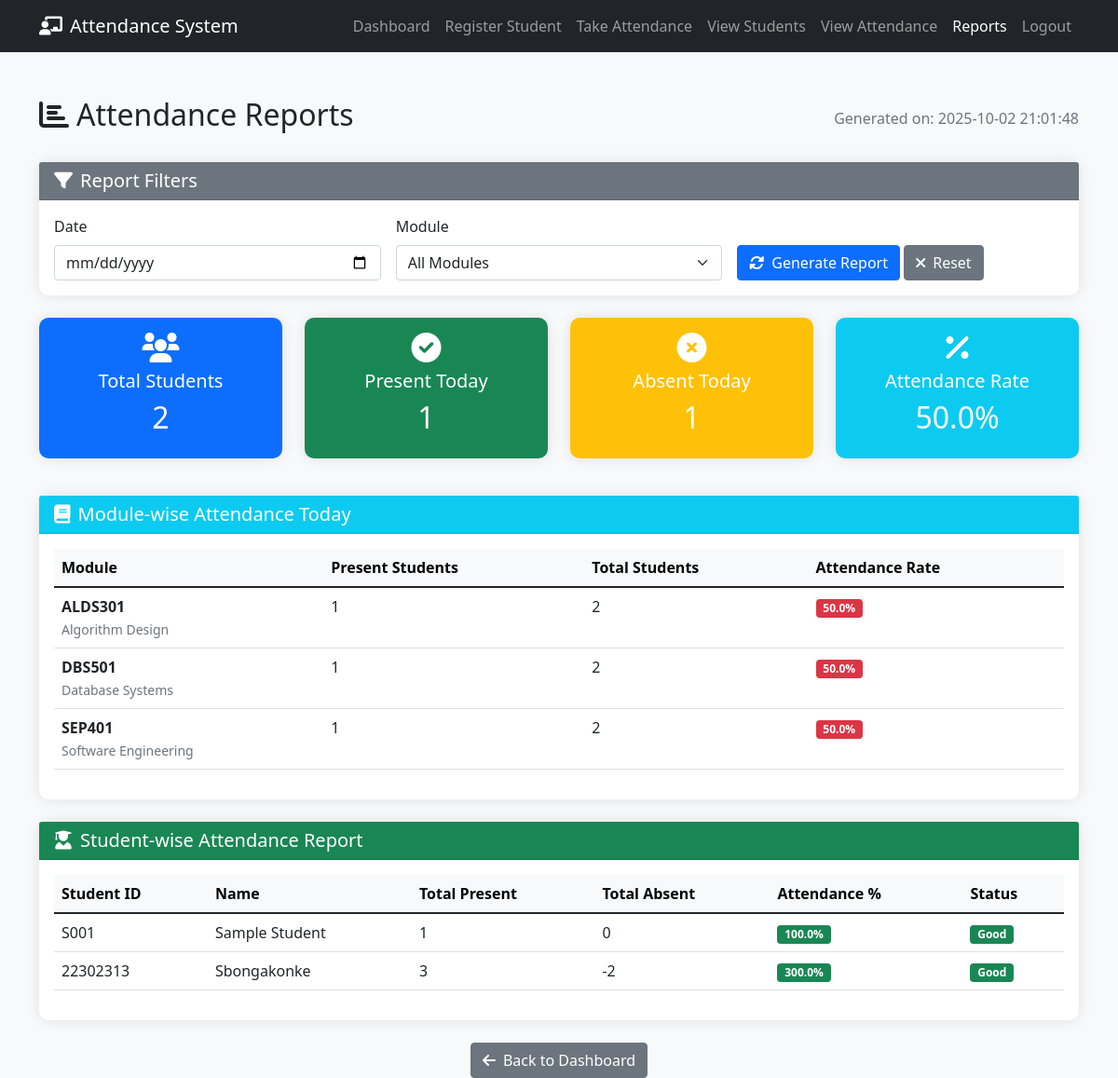
The app's page /view_report (signed in) with its own data.
### tables this page shows
CREATE TABLE attendance (
            id INTEGER PRIMARY KEY AUTOINCREMENT, 
            student_id TEXT, 
            date TEXT, 
            time TEXT, 
            module_code TEXT,
            FOREIGN KEY (student_id) REFERENCES students (student_id)
        );

CREATE TABLE students (
            id INTEGER PRIMARY KEY AUTOINCREMENT,
            student_id TEXT UNIQUE NOT NULL, 
            name TEXT NOT NULL, 
            mobile TEXT NOT NULL, 
            password TEXT NOT NULL,
            photo_path TEXT,
            face_encoding BLOB,
            created_at TIMESTAMP DEFAULT CURRENT_TIMESTAMP
        );

### app.py (the view)
@app.route("/view_report")
@lecturer_required
def view_report():
    module_filter = request.args.get('module_filter', '')
    date_filter = request.args.get('date_filter', '')
    conn = get_db_connection()
    base_where = "1=1"
    params = []
    if module_filter:
        base_where += " AND a.module_code = ?"
        params.append(module_filter)
    if date_filter:
        base_where += " AND a.date = ?"
        params.append(date_filter)
    total_students = conn.execute("SELECT COUNT(*) FROM students").fetchone()[0] or 0
    today = datetime.now().strftime("%Y-%m-%d")
    present_today = conn.execute("SELECT COUNT(DISTINCT student_id) FROM attendance WHERE date=?", (today,)).fetchone()[0] or 0
    absent_today = total_students - present_today if total_students > 0 else 0
    attendance_rate = round((present_today / total_students * 100), 2) if total_students > 0 else 0
    module_summary = conn.execute(f"""
        SELECT module_code, COUNT(DISTINCT student_id) as present_count,
               (SELECT COUNT(*) FROM students) as total_students,
               ROUND(COUNT(DISTINCT student_id) * 100.0 / (SELECT COUNT(*) FROM students), 2) as attendance_rate
        FROM attendance
        WHERE date = ?
        GROUP BY module_code
    """, (today,)).fetchall()
    student_reports_query = f"""
        SELECT s.student_id, s.name,
               COUNT(CASE WHEN {base_where} THEN 1 END) as days_present,
               (SELECT COUNT(DISTINCT date) FROM attendance WHERE {base_where.replace('a.', '')}) as total_days
        FROM students s
        LEFT JOIN attendance a ON s.student_id = a.student_id
        GROUP BY s.student_id, s.name
        ORDER BY s.name
    """
    raw_reports = conn.execute(student_reports_query, params).fetchall()
    student_reports = []
    for report in raw_reports:
        student_id, name, days_present, total_days = report
        total_absent = (total_days - days_present) if total_days > 0 else 0
        attendance_pct = round((days_present / total_days * 100), 2) if total_days > 0 else 0
        student_reports.append((student_id, name, days_present, total_absent, attendance_pct))
    conn.close()
    return render_template("view_report.html",
                           total_students=total_students,
                           present_today=present_today,
                           absent_today=absent_today,
                           attendance_rate=attendance_rate,
                           student_reports=student_reports,
                           module_summary=module_summary,
                           modules=MODULES,
                           selected_module=module_filter,
                           selected_date=date_filter,
                           current_date=datetime.now().strftime("%Y-%m-%d %H:%M:%S"))

### app.py (called while the page is built)
def lecturer_required(f):
    @wraps(f)
    def decorated_function(*args, **kwargs):
        if "lecturer" not in session:
            flash("Lecturer access required", "warning")
            return redirect("/lecturer_login")
        return f(*args, **kwargs)
    return decorated_function

def get_db_connection():
    conn = sqlite3.connect(DB_NAME)
    conn.row_factory = sqlite3.Row
    return conn

### templates/view_report.html (shortened to what this page needs)
<!DOCTYPE html>
<html lang="en">
<head>
    <link href="https://cdn.jsdelivr.net/npm/bootstrap@5.1.3/dist/css/bootstrap.min.css" rel="stylesheet">
    <link rel="stylesheet" href="https://cdnjs.cloudflare.com/ajax/libs/font-awesome/6.0.0/css/all.min.css">
</head>
<body>
    <nav class="navbar navbar-expand-lg navbar-dark bg-dark">
        <div class="container">
            <a class="navbar-brand" href="/dashboard">
                <i class="fas fa-chalkboard-teacher me-2"></i>Attendance System
            </a>
            <div class="navbar-nav ms-auto">
                <a class="nav-link" href="/dashboard">Dashboard</a>
                <a class="nav-link" href="/register_student">Register Student</a>
                <a class="nav-link" href="/attendance">Take Attendance</a>
                <a class="nav-link" href="/view_students">View Students</a>
                <a class="nav-link" href="/view_attendance">View Attendance</a>
                <a class="nav-link active" href="/view_report">Reports</a>
                <a class="nav-link" href="/logout">Logout</a>
            </div>
        </div>
    </nav>
    <div class="container mt-5">
        <div class="row mb-4">
            <div class="col-12">
                <div class="d-flex justify-content-between align-items-center">
                    <h2><i class="fas fa-chart-bar me-2"></i>Attendance Reports</h2>
                    <span class="text-muted">Generated on: {{ current_date }}</span>
                </div>
            </div>
        </div>
        <div class="card mb-4">
            <div class="card-header bg-secondary text-white">
                <h5 class="mb-0"><i class="fas fa-filter me-2"></i>Report Filters</h5>
            </div>
            <div class="card-body">
                <form method="GET" class="row g-3">
                    <div class="col-md-4">
                        <label for="date_filter" class="form-label">Date</label>
                        <input type="date" class="form-control" id="date_filter" name="date_filter" value="{{ selected_date }}">
                    </div>
                    <div class="col-md-4">
                        <label for="module_filter" class="form-label">Module</label>
                        <select class="form-select" id="module_filter" name="module_filter">
                            <option value="">All Modules</option>
                        </select>
                    </div>
                    <div class="col-md-4">
                        <label class="form-label">&nbsp;</label>
                        <div>
                            <button type="submit" class="btn btn-primary">
                                <i class="fas fa-sync-alt me-2"></i>Generate Report
                            </button>
                            <a href="/view_report" class="btn btn-secondary">
                                <i class="fas fa-times me-2"></i>Reset
                            </a>
                        </div>
                    </div>
                </form>
            </div>
        </div>
        <div class="row mb-4">
            <div class="col-md-3 mb-3">
                <div class="card stats-card bg-primary text-white">
                    <div class="card-body text-center">
                        <i class="fas fa-users fa-2x mb-2"></i>
                        <h5>Total Students</h5>
                        <h2>{{ total_students }}</h2>
                    </div>
                </div>
            </div>
            <div class="col-md-3 mb-3">
                <div class="card stats-card bg-success text-white">
                    <div class="card-body text-center">
                        <i class="fas fa-check-circle fa-2x mb-2"></i>
                        <h5>Present Today</h5>
                        <h2>{{ present_today }}</h2>
                    </div>
                </div>
            </div>
            <div class="col-md-3 mb-3">
                <div class="card stats-card bg-warning text-white">
                    <div class="card-body text-center">
                        <i class="fas fa-times-circle fa-2x mb-2"></i>
                        <h5>Absent Today</h5>
                        <h2>{{ absent_today }}</h2>
                    </div>
                </div>
            </div>
            <div class="col-md-3 mb-3">
                <div class="card stats-card bg-info text-white">
                    <div class="card-body text-center">
                        <i class="fas fa-percent fa-2x mb-2"></i>
                        <h5>Attendance Rate</h5>
                        <h2>{{ attendance_rate }}%</h2>
                    </div>
                </div>
            </div>
        </div>
        <div class="card mb-4">
            <div class="card-header bg-info text-white">
                <h5 class="mb-0"><i class="fas fa-book me-2"></i>Module-wise Attendance Today</h5>
            </div>
            <div class="card-body">
                {% if module_summary %}
                    <div class="table-responsive">
                        <table class="table table-hover">
                            <thead class="table-light">
                                <tr>
                                    <th>Module</th>
                                    <th>Present Students</th>
                                    <th>Total Students</th>
                                    <th>Attendance Rate</th>
                                </tr>
                            </thead>
                            <tbody>
                                {% for record in module_summary %}
                                    <tr>
                                        <td>
                                            <strong>{{ record.module_code }}</strong><br>
                                            <small class="text-muted">{{ modules[record.module_code] }}</small>
                                        </td>
                                        <td>{{ record.present_count }}</td>
                                        <td>{{ record.total_students }}</td>
                                        <td>
                                            <span class="badge bg-{% if record.attendance_rate >= 80 %}success{% elif record.attendance_rate >= 60 %}warning{% else %}danger{% endif %}">
                                                {{ record.attendance_rate }}%
                                            </span>
                                        </td>
                                    </tr>
                                {% endfor %}
                            </tbody>
                        </table>
                    </div>
                {% else %}
                    <div class="text-center py-4">
                        <i class="fas fa-book fa-3x text-muted mb-3"></i>
                        <p class="text-muted">No module attendance data available for today.</p>
                    </div>
                {% endif %}
            </div>
        </div>
        <div class="card mb-4">
            <div class="card-header bg-success text-white">
                <h5 class="mb-0"><i class="fas fa-user-graduate me-2"></i>Student-wise Attendance Report</h5>
            </div>
            <div class="card-body">
                {% if student_reports %}
                    <div class="table-responsive">
                        <table class="table table-hover">
                            <thead class="table-light">
                                <tr>
                                    <th>Student ID</th>
                                    <th>Name</th>
                                    <th>Total Present</th>
                                    <th>Total Absent</th>
                                    <th>Attendance %</th>
                                    <th>Status</th>
                                </tr>
                            </thead>
                            <tbody>
                                {% for student in student_reports %}
                                    <tr>
                                        <td>{{ student[0] }}</td>
                                        <td>{{ student[1] }}</td>
                                        <td>{{ student[2] }}</td>
                                        <td>{{ student[3] }}</td>
                                        <td>
                                            <span class="badge bg-{% if student[4] >= 80 %}success{% elif student[4] >= 60 %}warning{% else %}danger{% endif %}">
                                                {{ student[4] }}%
                                            </span>
                                        </td>
                                        <td>
                                            {% if student[4] >= 80 %}
                                                <span class="badge bg-success">Good</span>
                                            {% elif student[4] >= 60 %}
                                                <span class="badge bg-warning">Average</span>
                                            {% else %}
                                                <span class="badge bg-danger">Poor</span>
                                            {% endif %}
                                        </td>
                                    </tr>
                                {% endfor %}
                            </tbody>
                        </table>
                    </div>
                {% else %}
                    <div class="text-center py-4">
                        <i class="fas fa-users fa-3x text-muted mb-3"></i>
                        <p class="text-muted">No student attendance data available.</p>
                    </div>
                {% endif %}
            </div>
        </div>
        <div class="text-center mt-4">
            <a href="/dashboard" class="btn btn-secondary">
                <i class="fas fa-arrow-left me-2"></i>Back to Dashboard
            </a>
        </div>
    </div>
</body>
</html>

### templates/view_report.html (style rules this page uses)
body { background-color: #f8f9fa; }
.card { box-shadow: 0 0 15px rgba(0,0,0,0.1); border: none; border-radius: 10px; }
.stats-card { transition: transform 0.2s; }

### records on screen
attendance: module_code "ALDS301", modules "Algorithm Design", present_count "1", total_students "2", attendance_rate "50.0"
attendance: module_code "DBS501", modules "Database Systems", present_count "1", total_students "2", attendance_rate "50.0"
attendance: module_code "SEP401", modules "Software Engineering", present_count "1", total_students "2", attendance_rate "50.0"
students: student "S001", name "Sample Student", id "1", student "0", student "100.0"
students: student "22302313", name "Sbongakonke", id "3", student "-2", student "300.0"

### other values on screen
{{ total_students }} "2"
{{ present_today }} "1"
{{ absent_today }} "1"
{{ attendance_rate }} "50.0"
